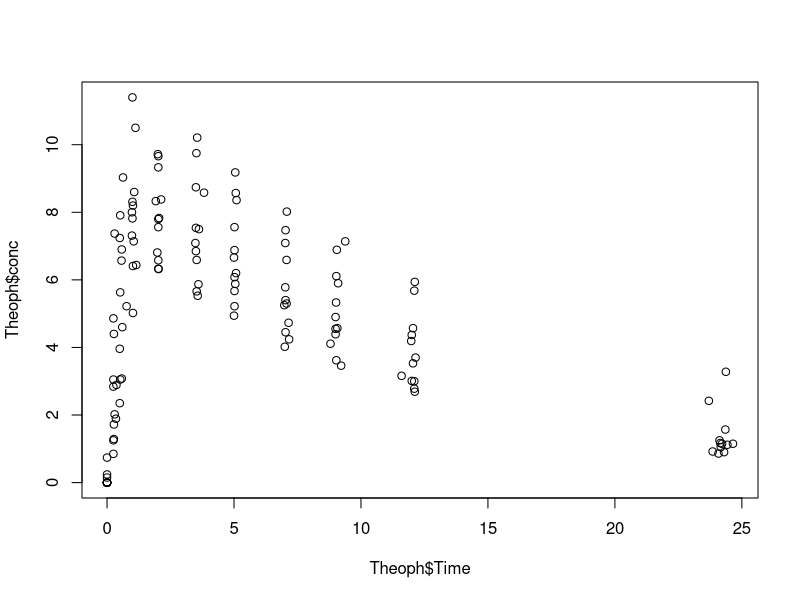
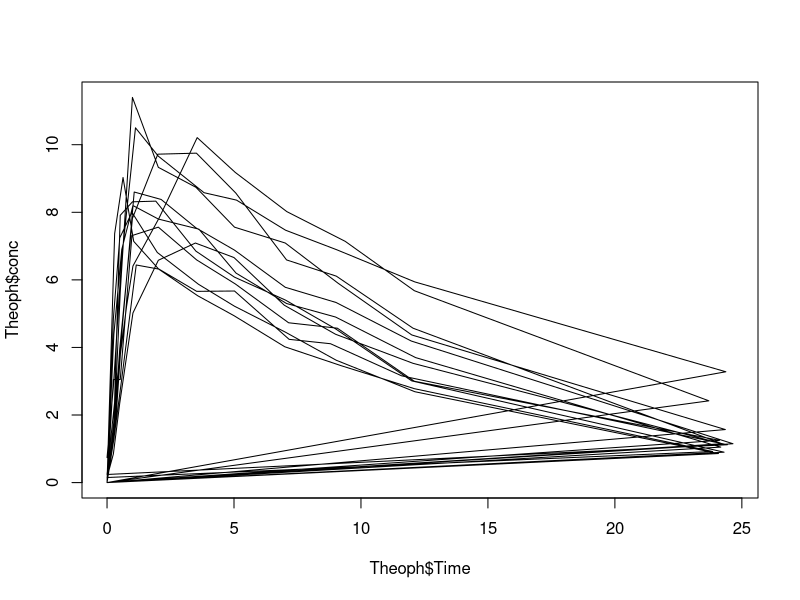
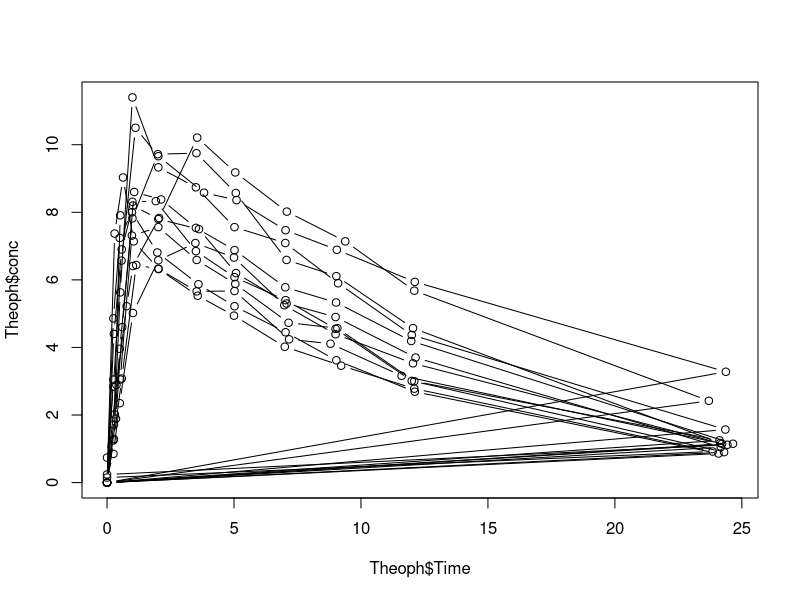
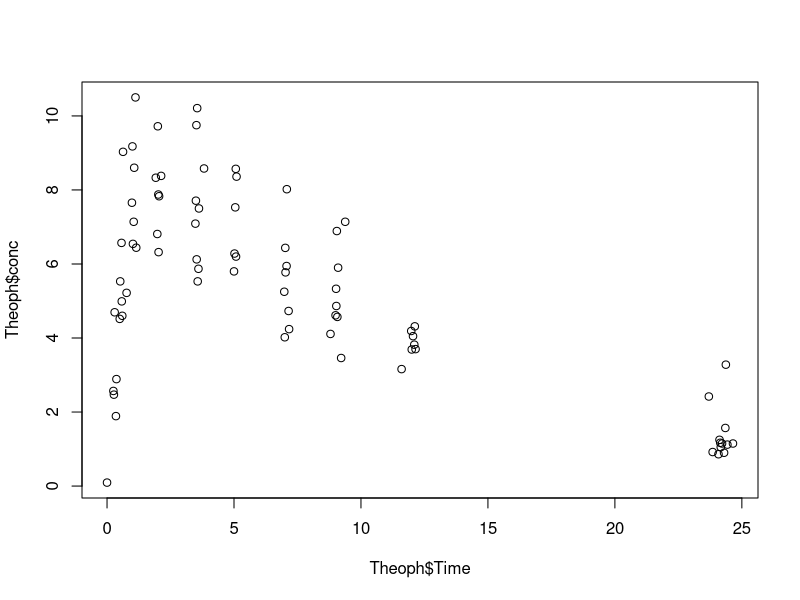
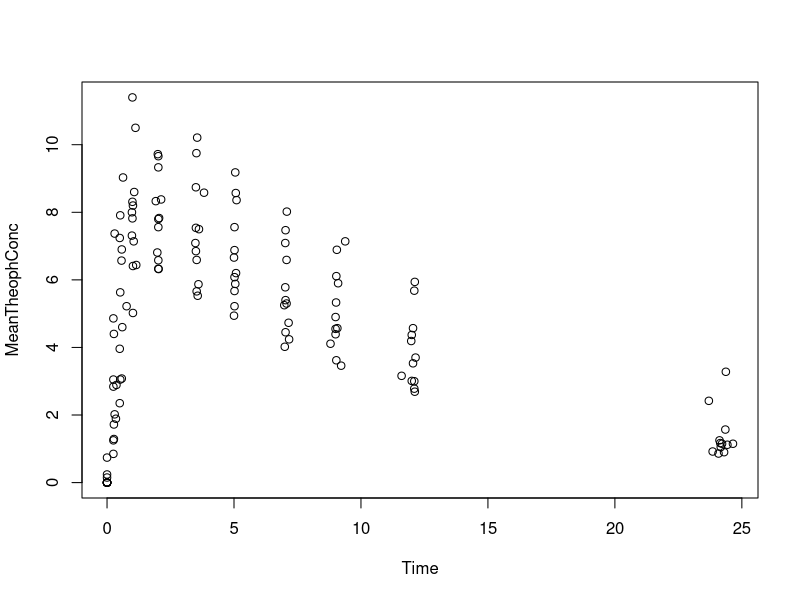
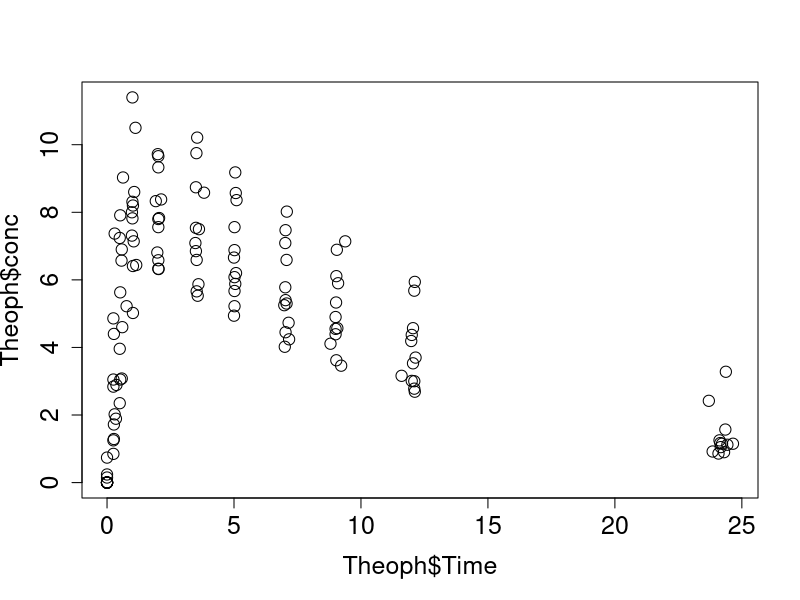
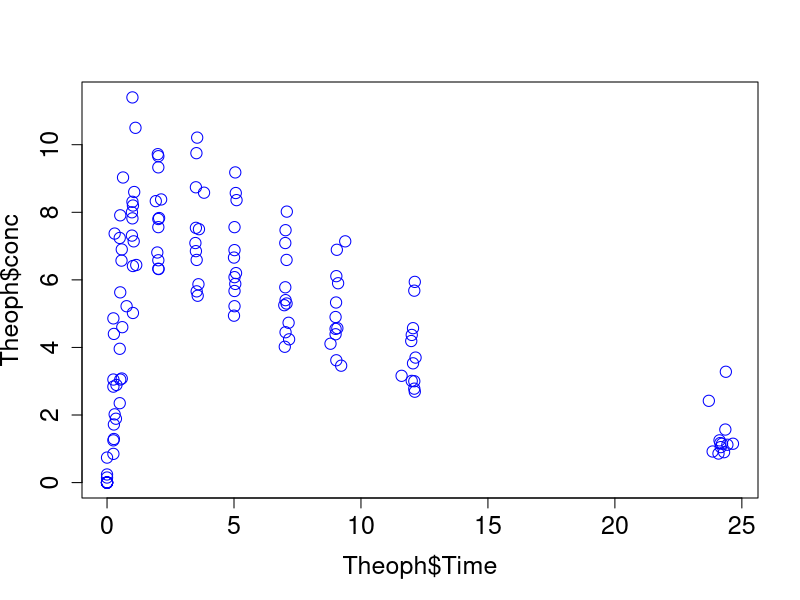
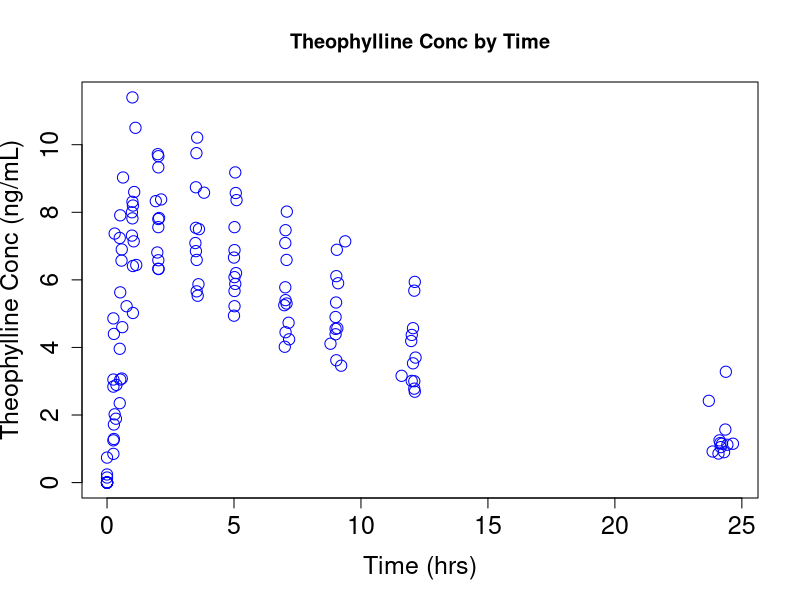

The R source for these figures, in order:
ls("package:datasets")

head(Theoph)
summary(Theoph)
names(Theoph)
str(Theoph)
install.packages("lattice")
library(lattice)
str(Theoph)

#### Output the first few rows of a dataframe-----
head(Theoph)

#### Output the last few rows of a dataframe------
tail(Theoph)

#### Check the number of rows-------
nrow(Theoph)

#### Check the number of columns------
ncol(Theoph)

##### Check column names for a dataframe-------
names(Theoph)

#### To look at same place in the middle of dataframe, use [row,column]-------
Theoph[51,]
Theoph[,4]

#### To look at a particular element in dataset------
Theoph[51,2]

#### attach.dataframe, but be careful to detach before using another dataset-----
attach(Theoph)
detach(Theoph)

#### to look for a specific column in a dataframe without attaching dataframe----
Theoph$Time

#### How many Time measurements are less than 3 hrs post dose?-----
Theoph[Theoph$Time<3,]

### How many rows?--
nrow(Theoph[Theoph$Time<3,])

#### How many Time measurements are at pre-dose (Time zero)?-----
Theoph[Theoph$Time==0,]
nrow(Theoph[Theoph$Time==0,])

### Instead of all data, ask how many rows of data have conc data above 0 at time zero----
Theoph[Theoph$Time==0 & Theoph$conc >0,]
nrow(Theoph[Theoph$Time==0 & Theoph$conc >0,])

#### Try to get weights of individuals between 40 and 60-----
names(Theoph)
Theoph[Theoph$Wt > 40 & Theoph$Wt < 60,]

#### Calculating some summary statistics-----
mean(Theoph$Wt)
median(Theoph$Wt)
sd(Theoph$Wt)
var(Theoph$Wt)

##### Mean of all column variables (only for continuous variables)-------
lapply(Theoph,mean)


##### How to get mean of a variable (like conc) by time (grouping variable)-------
aggregate(Theoph$conc ~ Theoph$Time, data = Theoph, FUN = mean)
aggregate(Theoph$conc, by= list(Theoph$Time,Theoph$Subject), FUN=mean)

##### Basic plotting function------
plot(Theoph$Time, Theoph$conc, type="p")
plot(Theoph$Time, Theoph$conc, type="l")
plot(Theoph$Time, Theoph$conc, type="b")

Theoph[Theoph$Subject==1,]
#### Plot mean conc by time-----
plot(aggregate(Theoph$conc ~ Theoph$Time, data = Theoph, FUN = mean))

### Need to make a new dataframe ###
meanTheoph<-aggregate(Theoph$conc, by= list(Theoph$Time,Theoph$Subject), FUN=mean)
names(meanTheoph)<-c("Time","Subject","MeanTheophConc")

### Plot mean Theoph by Time again...###
plot(MeanTheophConc ~ Time, data=meanTheoph)

### Change size of data points and axes (cex default size =1)###
plot(Theoph$Time, Theoph$conc, type="p", cex=1.5,
     cex.lab=1.5, cex.axis=1.5)

### Add color to data points ###
plot(Theoph$Time, Theoph$conc, type="p", cex=1.5,
     cex.lab=1.5, cex.axis=1.5, col="blue")

### Add axis labels ###
plot(Theoph$Time, Theoph$conc, type="p", cex=1.5,
     cex.lab=1.5, cex.axis=1.5, col="blue",
     xlab="Time (hrs)", ylab="Theophylline Conc (ng/mL)", main="Theophylline Conc by Time")

###  1 row, 2 columns of plots ###
par(mfrow=c(1,2))
hist(Theoph$Wt, cex=1.5, xlab="Subject Body Weight (kg)", cex.lab=1.5, cex.axis=1.5, col="blue")
hist(Theoph$Dose, cex=1.5, xlab="Theophylline Dose (mg)", cex.lab=1.5, cex.axis=1.5, col="red")



#################################################################################
################# Create a unique, simulated dataframe #########################

##### Simulate gender---------
n<-50
is.female<-rbinom(n, 1, 0.5)
table(is.female)
n_fem<-sum(is.female)
n_mal<-n-n_fem

##### Given gender simulate age from a uniform distribution-----
#### Age and gender not dependent------
Age_m<-runif(n_mal,20,60)
Age_f<-runif(n_fem,20,60)
Age<-ifelse(is.female==1,Age_f,Age_m)

###### Simulate Weight given age and gender----
###### Conditional simulation of weight -----
wt_fem<-65+0.02*(Age_f-40)+rnorm(n_fem,0,sd=2.5)
wt_m<-75+0.02*(Age_m-40)+rnorm(n_mal,0,sd=2.5)
WT<-ifelse(is.female==1,wt_fem, wt_m)

#### Create data.frame-------
simdata<-data.frame(is.female=is.female, WT=WT, Age=Age)
head(simdata)
